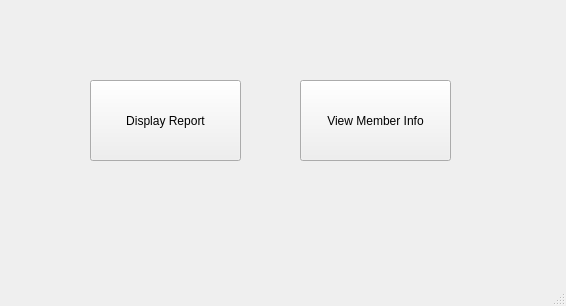
<?xml version="1.0" encoding="UTF-8"?>
<ui version="4.0">
 <class>ManagerWindow</class>
 <widget class="QMainWindow" name="ManagerWindow">
  <property name="geometry">
   <rect>
    <x>0</x>
    <y>0</y>
    <width>566</width>
    <height>306</height>
   </rect>
  </property>
  <property name="windowTitle">
   <string>MainWindow</string>
  </property>
  <widget class="QWidget" name="centralwidget">
   <widget class="QPushButton" name="reportButton">
    <property name="geometry">
     <rect>
      <x>90</x>
      <y>80</y>
      <width>151</width>
      <height>81</height>
     </rect>
    </property>
    <property name="text">
     <string>Display Report</string>
    </property>
   </widget>
   <widget class="QPushButton" name="memberButton">
    <property name="geometry">
     <rect>
      <x>300</x>
      <y>80</y>
      <width>151</width>
      <height>81</height>
     </rect>
    </property>
    <property name="text">
     <string>View Member Info</string>
    </property>
   </widget>
  </widget>
  <widget class="QMenuBar" name="menubar">
   <property name="geometry">
    <rect>
     <x>0</x>
     <y>0</y>
     <width>566</width>
     <height>21</height>
    </rect>
   </property>
  </widget>
  <widget class="QStatusBar" name="statusbar"/>
 </widget>
 <resources/>
 <connections/>
</ui>
